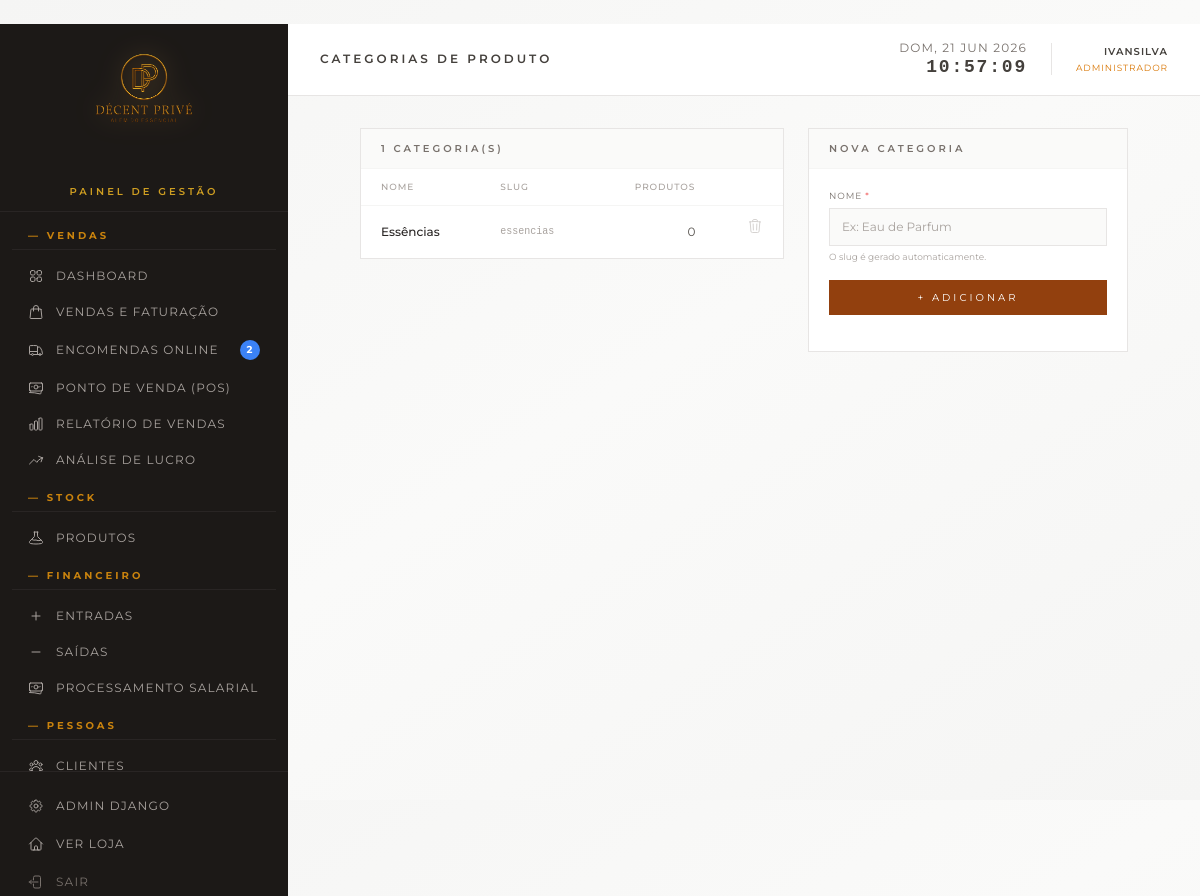
The page /gestao/categorias/ (signed in) on the database as committed earlier.
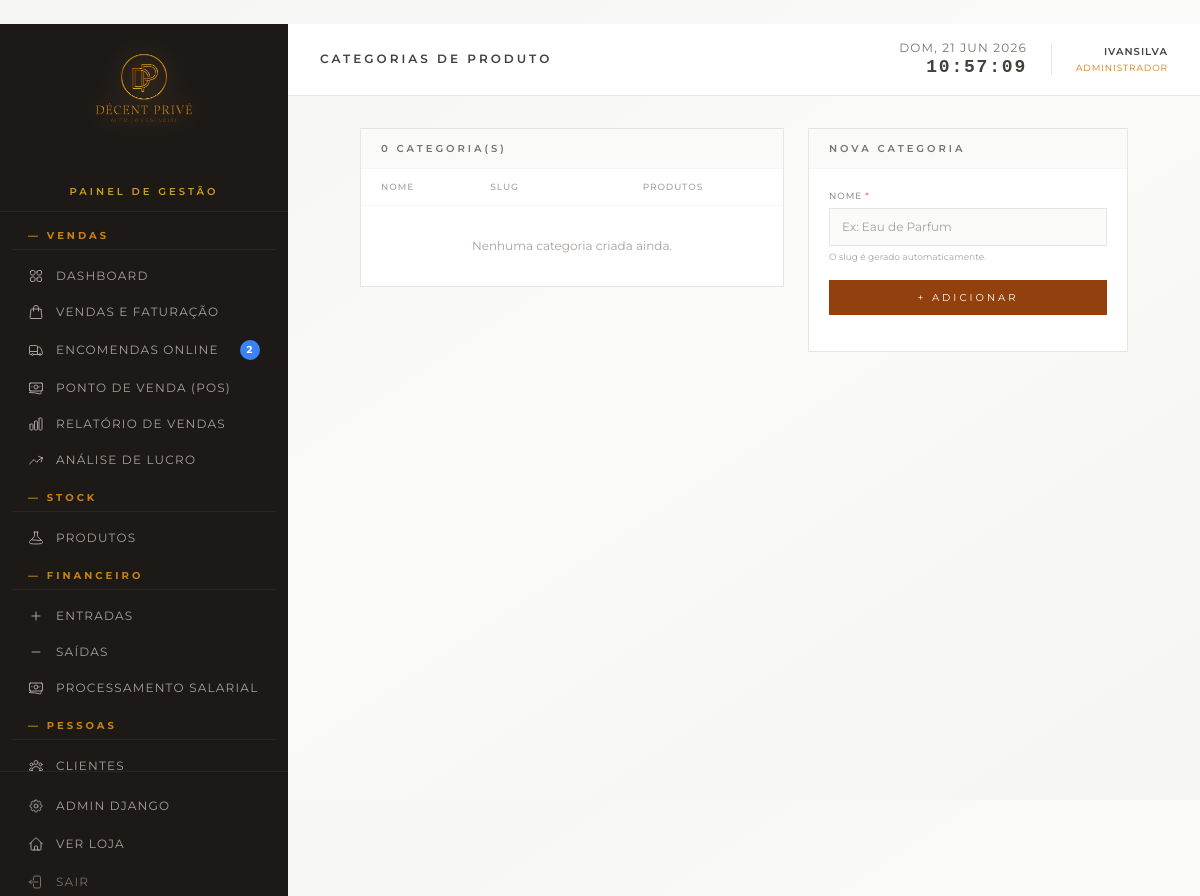
The same page on the database as committed later.
### loja/models.py (models this page shows, shortened)
class Categoria(models.Model):
    nome = models.CharField(max_length=100)
    slug = models.SlugField(unique=True)
    class Meta:
        verbose_name = 'Categoria'
        verbose_name_plural = 'Categorias'
        ordering = ['nome']

### loja/views.py (the view, shortened to what this page needs)
# urls.py: path('gestao/categorias/', views.gestao_categorias, name='gestao_categorias'),
@staff_member_required(login_url='/gestao/login/')
@_block_operador
def gestao_categorias(request):
    erros = {}
    categorias = Categoria.objects.annotate(num_produtos=Count('produtos')).order_by('nome')
    return render(request, 'gestao/categorias.html', {
        'active_page': 'categorias',
        'categorias': categorias,
        'erros': erros,
        'post': request.POST if request.method == 'POST' else {},
    })

### loja/context_processors.py (called while the page is built)
def encomendas_online_pendentes(request):
    if not request.path.startswith('/gestao/'):
        return {}
    if not request.user.is_authenticated or not request.user.is_staff:
        return {}
    count = Encomenda.objects.filter(
        status='em_curso',
        vendido_por__isnull=True,
    ).count()
    return {'pedidos_online_pendentes': count}

def nivel_acesso(request):
    user = getattr(request, 'user', None)
    if not user or not user.is_authenticated:
        return {'is_operador': False, 'is_gerente': False, 'is_admin_user': False}
    is_admin_user = bool(user.is_superuser)
    operador = _is_operador(user)
    is_gerente = bool(
        not user.is_superuser
        and not operador
        and user.is_staff
    )
    return {
        'is_operador': operador,
        'is_gerente': is_gerente,
        'is_admin_user': is_admin_user,
    }

### loja/utils/auth.py (called while the page is built)
def is_operador(user):
    return bool(
        user
        and user.is_authenticated
        and not user.is_superuser
        and user.groups.filter(name='Operador').exists()
    )

### loja/views.py (called while the page is built)
def _is_operador(user):
    return is_operador(user)

### loja/templates/gestao/categorias.html (shortened to what the changed rows need)
{% extends 'gestao/base.html' %}
{% block page_title %}Categorias de Produto{% endblock %}
{% block content %}
<div class="max-w-3xl mx-auto">
    <div class="grid grid-cols-[1fr_320px] gap-6 items-start">
        <div class="bg-white border border-stone-200 overflow-hidden">
            <div class="px-5 py-3 border-b border-stone-100 bg-stone-50 flex items-center justify-between">
                <h2 class="text-[10px] uppercase tracking-[0.3em] text-stone-500 font-semibold">{{ categorias|length }} categoria(s)</h2>
            </div>
            <table class="w-full text-xs">
                <thead class="border-b border-stone-100">
                    <tr>
                        <th class="text-left px-5 py-2.5 text-[9px] uppercase tracking-widest text-stone-400 font-medium">Nome</th>
                        <th class="text-left px-5 py-2.5 text-[9px] uppercase tracking-widest text-stone-400 font-medium">Slug</th>
                        <th class="text-right px-5 py-2.5 text-[9px] uppercase tracking-widest text-stone-400 font-medium">Produtos</th>
                        <th class="px-5 py-2.5"></th>
                    </tr>
                </thead>
                <tbody class="divide-y divide-stone-50">
                    {% for cat in categorias %}
                    <tr class="hover:bg-stone-50 transition-colors">
                        <td class="px-5 py-3 font-medium text-stone-800">{{ cat.nome }}</td>
                        <td class="px-5 py-3 text-stone-400 font-mono text-[10px]">{{ cat.slug }}</td>
                        <td class="px-5 py-3 text-right text-stone-600">{{ cat.num_produtos }}</td>
                        <td class="px-5 py-3 text-right">
                            {% if cat.num_produtos == 0 %}
                            <form method="post" action="{% url 'gestao_categoria_apagar' cat.pk %}"
                                  onsubmit="return confirm('Eliminar a categoria «{{ cat.nome }}»?')">
                                <button type="submit"
                                        class="text-stone-300 hover:text-red-500 transition-colors" title="Eliminar">
                                </button>
                            </form>
                            {% else %}
                            <span class="text-[9px] text-stone-300 italic">em uso</span>
                            {% endif %}
                        </td>
                    </tr>
                    {% empty %}
                    <tr>
                        <td colspan="4" class="px-5 py-8 text-center text-stone-400 text-xs">
                            Nenhuma categoria criada ainda.
                        </td>
                    </tr>
                    {% endfor %}
                </tbody>
            </table>
        </div>
        <div class="bg-white border border-stone-200">
            <div class="px-5 py-3 border-b border-stone-100 bg-stone-50">
                <h2 class="text-[10px] uppercase tracking-[0.3em] text-stone-500 font-semibold">Nova Categoria</h2>
            </div>
        </div>
    </div>
</div>
{% endblock %}

Rows that differ between the two databases and show on the page:
removed Categoria: nome "Essências", slug "essencias", num_produtos "0"
Other text that changed with them:
{{ categorias|length }}: "1" → "0"
text now shown: "Nenhuma categoria criada ainda."
